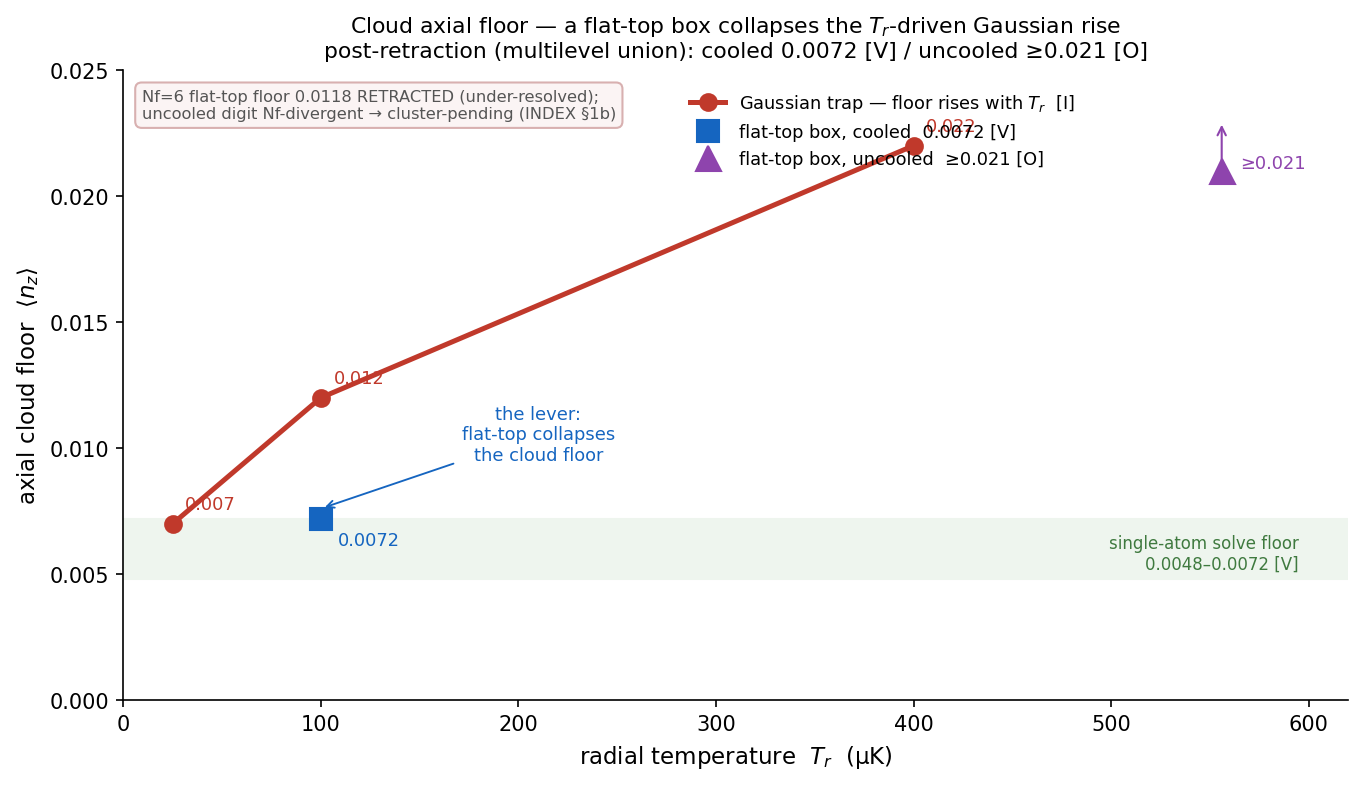

This chart was generated by the following Python code:
"""
fig_cloud_floor_multilevel.py  --  the cloud axial floor, POST-RETRACTION (multilevel union).

Replaces the 3-level fig_cloud_floor in the master/authority: shows the CURRENT cloud story
with the retraction-era numbers and evidence tiers -- a Gaussian trap's floor rises with the
radial temperature T_r, while a flat-top box collapses it toward the on-axis single-atom floor
(the lever).  Designed from Cuddy's red-team-round figure; rebuilt as a baked repo script so it
is regenerable and carries its provenance.

DATA PROVENANCE (baked documented values; compute-free.  The multilevel union is a ~12-min/solve
cluster job, so this plots the documented SSOT, not a live scan -- matching the docs by construction):
  * Gaussian cloud floor (T_r-gated): INDEX §1b "cloud floor, Gaussian"  [I, cross-engine]
        T_r 25/100/400 uK -> 0.007 / 0.012 / 0.022
  * Flat-top box (cloud_multilevel_union = eit-tool coherent (x) Fock on the radial grid; INDEX §1b):
        cooled   100 uK -> 0.0072   [V, Nf-converged, +1.4% Nf6->Nf8]
        uncooled 556 uK -> >= 0.021 [O, non-converged lower bound, +79% Nf6->Nf8, cluster-pending]
        (the Nf=6 0.0118 once read off here is RETRACTED -- under-resolved)
  * single-atom solve floor band 0.0048-0.0072 [V] (dual-end / single-tagged)
  CAVEAT (disclosed): the Gaussian curve is the [I] cross-engine row; the WITHIN-union Gaussian is
        higher still (0.024 @100uK / 0.099 @556uK; INDEX §1b), so the lever shown vs the [I] Gaussian
        is CONSERVATIVE -- the true within-engine collapse is larger.
"""
import numpy as np
import matplotlib
matplotlib.use("Agg")
import matplotlib.pyplot as plt

# Gaussian cloud floor (T_r-gated) -- INDEX §1b [I, cross-engine]
Tg = np.array([25.0, 100.0, 400.0]);  fg = np.array([0.007, 0.012, 0.022])
# Flat-top box (multilevel union) -- INDEX §1b
T_cool, f_cool = 100.0, 0.0072      # [V]
T_hot,  f_hot  = 556.0, 0.021       # [O] lower bound

fig, ax = plt.subplots(figsize=(9.2, 5.4))

# single-atom solve-floor band
ax.axhspan(0.0048, 0.0072, color="#eef5ee", zorder=0)
ax.text(595, 0.0058, "single-atom solve floor\n0.0048–0.0072 [V]",
        fontsize=8, color="#3f7a3f", va="center", ha="right")

# Gaussian curve (rises with T_r)
ax.plot(Tg, fg, "o-", color="#c0392b", lw=2.4, ms=8,
        label=r"Gaussian trap — floor rises with $T_r$  [I]")
for t, f in zip(Tg, fg):
    ax.annotate(f"{f:.3f}", (t, f), textcoords="offset points", xytext=(6, 7),
                color="#c0392b", fontsize=8.5)

# flat-top box: cooled [V] and uncooled [O]
ax.plot(T_cool, f_cool, "s", color="#1565c0", ms=11, zorder=5,
        label=r"flat-top box, cooled  0.0072 [V]")
ax.annotate("0.0072", (T_cool, f_cool), textcoords="offset points", xytext=(8, -13),
            color="#1565c0", fontsize=8.5)
ax.plot(T_hot, f_hot, "^", color="#8e44ad", ms=12, zorder=5,
        label=r"flat-top box, uncooled  ≥0.021 [O]")
ax.annotate("≥0.021", (T_hot, f_hot), textcoords="offset points", xytext=(9, 1),
            color="#8e44ad", fontsize=8.5)
ax.annotate("", xy=(T_hot, f_hot + 0.0020), xytext=(T_hot, f_hot),
            arrowprops=dict(arrowstyle="->", color="#8e44ad", lw=1.0))   # lower-bound up-arrow

# the lever: hot Gaussian down to the cooled flat-top floor
ax.annotate("the lever:\nflat-top collapses\nthe cloud floor",
            xy=(T_cool, f_cool + 0.0004), xytext=(210, 0.0095),
            fontsize=8.6, color="#1565c0", ha="center",
            arrowprops=dict(arrowstyle="->", color="#1565c0", lw=0.9))

# retraction / convergence note
ax.text(0.015, 0.97,
        "Nf=6 flat-top floor 0.0118 RETRACTED (under-resolved);\n"
        "uncooled digit Nf-divergent → cluster-pending (INDEX §1b)",
        transform=ax.transAxes, fontsize=7.8, color="#555", va="top",
        bbox=dict(boxstyle="round,pad=0.4", fc="#fbf4f4", ec="#d8b0b0"))

ax.set_xlabel(r"radial temperature  $T_r$  (µK)", fontsize=11)
ax.set_ylabel(r"axial cloud floor  $\langle n_z\rangle$", fontsize=11)
ax.set_title("Cloud axial floor — a flat-top box collapses the $T_r$-driven Gaussian rise\n"
             "post-retraction (multilevel union): cooled 0.0072 [V] / uncooled ≥0.021 [O]",
             fontsize=10.5)
ax.set_ylim(0, 0.025);  ax.set_xlim(0, 620)
ax.legend(fontsize=8.5, loc="upper center", frameon=False, bbox_to_anchor=(0.62, 0.99))
for s in ("top", "right"):
    ax.spines[s].set_visible(False)
plt.tight_layout()
plt.savefig("fig_cloud_floor_multilevel.png", dpi=150, bbox_inches="tight")
print("wrote fig_cloud_floor_multilevel.png")
